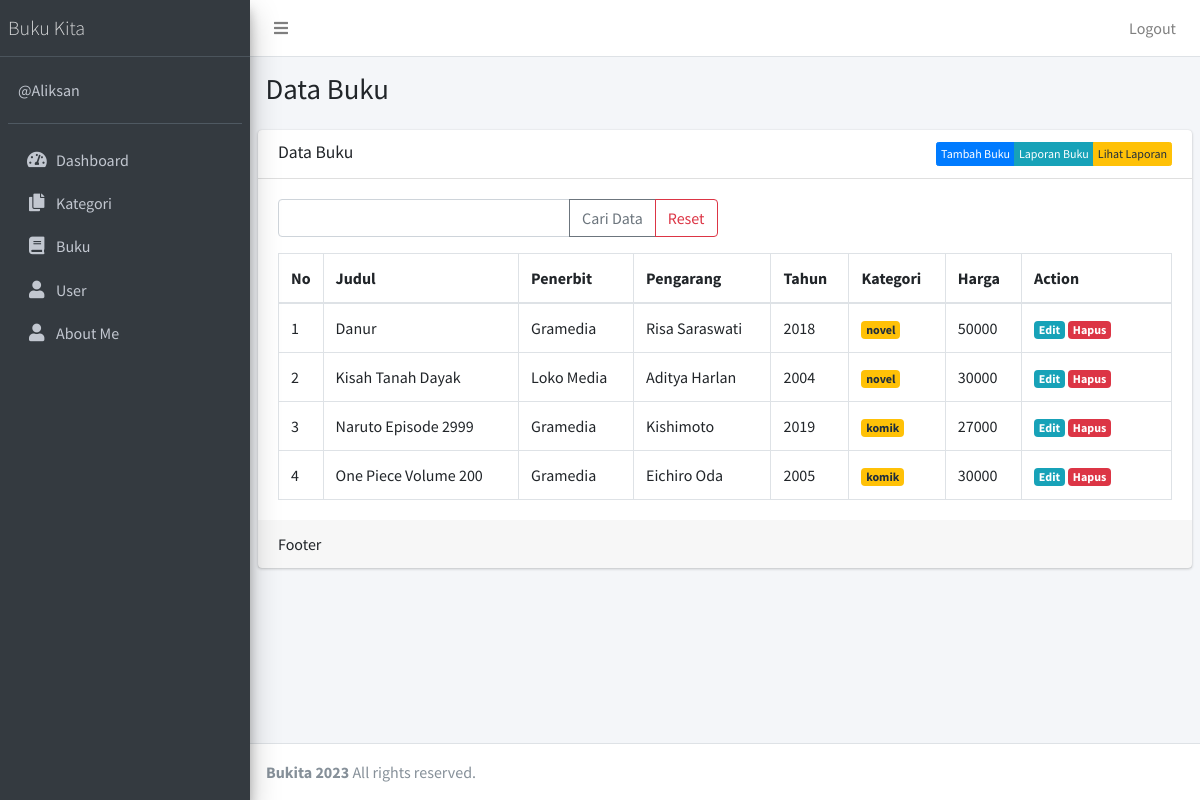
Screenshot of /public/buku (signed in) with the database file from the repository.
### tables this page shows
CREATE TABLE `buku` (
  `id` int(11) NOT NULL,
  `judul` varchar(100) NOT NULL,
  `penerbit` varchar(50) DEFAULT NULL,
  `pengarang` varchar(50) DEFAULT NULL,
  `tahun` varchar(4) DEFAULT NULL,
  `kategori_id` int(11) DEFAULT NULL,
  `harga` int(11) DEFAULT NULL
);

CREATE TABLE `kategori` (
  `id` int(11) NOT NULL,
  `nama_kategori` varchar(50) NOT NULL
);

### app/core/Controller.php (called while the page is built, shortened)
<?php
class Controller{
            public function view($view, $data = []) {
            require_once '../app/views/' . $view . '.php';
         }
            public function model($model) {
                return new $model;
            }
}

### app/controllers/Buku.php (called while the page is built, shortened)
<?php
    class Buku extends Controller {
        public function index()
        {
        $data['title'] = 'Data Buku';
        $data['buku'] = $this->model('BukuModel')->getAllBuku();
        $this->view('templates/header', $data);
        $this->view('templates/sidebar', $data);
        $this->view('buku/index', $data);
        $this->view('templates/footer');
        }
    }
?>

### app/core/App.php (called while the page is built, shortened)
<?php
class App{
    protected $method = 'index';
    protected $params = [];
    public function __construct(){
            $this->controller = new $this->controller;
                    call_user_func_array([$this->controller, $this->method], $this->params);
                    }
    }

### public/index.php (called while the page is built, shortened)
<?php
$app = new App;

### app/core/Database.php (called while the page is built, shortened)
<?php
    class Database{
        private $host = DB_HOST;
        private $user = DB_USER;
        private $pass = DB_PASS;
        private $dbnm = DB_NAME;
        private $dbh;
        private $stmt;
        public function __construct()
        {
            $dsn = 'mysql:host='. $this->host .';dbname='. $this->dbnm;
            $option = [
            PDO::ATTR_PERSISTENT => true,
            PDO::ATTR_ERRMODE => PDO::ERRMODE_EXCEPTION
            ];
            try{
                $this->dbh = new PDO($dsn,$this->user,$this->pass, $option);
            }catch(PDOException $e){
                die($e->getMessage());
                }
        }
            public function query($query)
            {
            $this->stmt = $this->dbh->prepare($query);
            }
                public function execute()
                {
                    $this->stmt->execute();
                }
                public function resultSet()
                {
                    $this->execute();
                    return $this->stmt->fetchAll(PDO::FETCH_ASSOC);
                }
    }
?>

### app/models/BukuModel.php (called while the page is built, shortened)
<?php
    class BukuModel {
        private $table = 'buku';
        private $db;
        public function __construct()
        {
        $this->db = new Database;
        }
        public function getAllBuku()
        {
        $this->db->query("SELECT buku.*, kategori.nama_kategori FROM " . $this->table . " LEFT JOIN kategori ON kategori.id = buku.kategori_id");
        return $this->db->resultSet();
        }
    }
?>

### app/views/buku/index.php (the view, shortened to what this page needs)
<div class="content-wrapper">
   <section class="content-header">
       <div class="container-fluid">
           <div class="row mb-2">
               <div class="col-sm-6">
                   <h1><?= $data['title']; ?></h1>
               </div>
           </div>
       </div>
   </section>
   <section class="content">
       <div class="card">
           <div class="card-header">
               <h3 class="card-title"><?= $data['title'] ?></h3>
               <div class="btn-group float-right">
                   <a href="<?= base_url; ?>/buku/tambah" class="btn float-right btn-xs btn btn-primary">Tambah Buku</a>
                   <a href="<?= base_url; ?>/buku/laporan" class="btn float-right btn-xs btn btn-info">Laporan Buku</a>
                   <a href="<?= base_url; ?>/buku/lihatlaporan" class="btn float-right btn-xs btn btn-warning">Lihat Laporan</a>
               </div>
           </div>
           <div class="card-body">
               <form action="<?= base_url; ?>/buku/cari" method="post">
                   <div class="row mb-3">
                       <div class="col-lg-6">
                           <div class="input-group">
                               <input type="text" class="form-control" placeholder="" name="key" >
                               <div class="input-group-append">
                                   <button class="btn btn-outline-secondary" type="submit">Cari Data</button>
                                   <a class="btn btn-outline-danger" href="<?= base_url; ?>/buku" >Reset</a>
                               </div>
                           </div>
                       </div>
                   </div>
               </form>
               <table class="table table-bordered">
                   <thead>
                       <tr>
                           <th style="width: 10px">No</th>
                           <th>Judul</th>
                           <th>Penerbit</th>
                           <th>Pengarang</th>
                           <th>Tahun</th>
                           <th>Kategori</th>
                           <th>Harga</th>
                           <th style="width: 150px">Action</th>
                       </tr>
                   </thead>
                   <tbody>
                       <?php $no=1; ?>
                       <?php foreach ($data['buku'] as $row) :?>
                       <tr>
                           <td><?= $no; ?></td>
                           <td><?= $row['judul'];?></td>
                           <td><?= $row['penerbit'];?></td>
                           <td><?= $row['pengarang'];?></td>
                           <td><?= $row['tahun'];?></td>
                           <td><div class="badge badge-warning"><?=
                           $row['nama_kategori'];?></div></td>
                           <td><?= $row['harga'];?></td>
                           <td>
                               <a href="<?= base_url; ?>/buku/edit/<?= $row['id'] ?>" class="badge badge-info">Edit</a> <a href="<?= base_url; ?>/buku/hapus/<?= $row['id'] ?>" class="badge badge-danger" onclick="return confirm('Hapus data?');">Hapus</a>
                           </td>
                       </tr>
                       <?php $no++; endforeach; ?>
                   </tbody>
               </table>
           </div>
           <div class="card-footer">
           Footer
           </div>
       </div>
   </section>
</div>

### app/views/templates/header.php (shortened to what this page needs)
<!DOCTYPE html>
<html>
  <head>
    <link rel="stylesheet" href="<?= base_url; ?>/plugins/fontawesome-free/css/all.min.css" />
    <link rel="stylesheet" href="https://code.ionicframework.com/ionicons/2.0.1/css/ionicons.min.css" />
    <link rel="stylesheet" href="<?= base_url; ?>/dist/css/adminlte.min.css" />
  </head>
  <body class="hold-transition sidebar-mini">
    <div class="wrapper">
      <nav class="main-header navbar navbar-expand navbar-white navbar-light">
        <ul class="navbar-nav">
          <li class="nav-item">
            <a class="nav-link" data-widget="pushmenu" href="#"><i class="fas fa-bars"></i></a>
          </li>
        </ul>
        <ul class="navbar-nav ml-auto">
          <li class="nav-item d-none d-sm-inline-block">
            <a href="<?= base_url; ?>/logout" class="nav-link">Logout</a>
          </li>
        </ul>
      </nav>

### app/views/templates/sidebar.php
<aside class="main-sidebar sidebar-dark-primary elevation-4">
        <a href="#" class="brand-link">
          <span class="brand-text font-weight-light">Buku Kita</span>
        </a>
        <div class="sidebar">
          <div class="user-panel mt-3 pb-3 mb-3 d-flex">
            <div class="info">
              <a href="#" class="d-block">@Aliksan</a>
            </div>
          </div>
          <nav class="mt-2">
            <ul class="nav nav-pills nav-sidebar flex-column" data-widget="treeview" role="menu" data-accordion="false">
              <li class="nav-item">
                <a href="<?= base_url;?>/Home" class="nav-link">
                  <i class="nav-icon fas fa-tachometer-alt"></i>
                  <p>Dashboard</p>
                </a>
              </li>
              <li class="nav-item">
                <a href="<?= base_url;?>/kategori" class="nav-link">
                  <i class="nav-icon fas fa-copy"></i>
                  <p>Kategori</p>
                </a>
              </li>
              <li class="nav-item">
                <a href="<?= base_url;?>/buku" class="nav-link">
                  <i class="nav-icon fas fa-book"></i>
                  <p>Buku</p>
                </a>
              </li>
              <li class="nav-item">
                <a href="<?= base_url;?>/user" class="nav-link">
                  <i class="nav-icon fas fa-user"></i>
                  <p>User</p>
                </a>
              </li>
              <li class="nav-item">
                <a href="<?= base_url;?>/about" class="nav-link">
                  <i class="nav-icon fas fa-user"></i>
                  <p>About Me</p>
                </a>
              </li>
            </ul>
          </nav>
        </div>
</aside>

### app/views/templates/footer.php (shortened to what this page needs)
<footer class="main-footer"><b>Bukita 2023</b> All rights reserved.</footer>
    </div>
  </body>
</html>

### rows the page displays
buku: judul "Danur", penerbit "Gramedia", pengarang "Risa Saraswati", tahun "2018", kategori.nama_kategori "novel", harga "50000"
buku: judul "Kisah Tanah Dayak", penerbit "Loko Media", pengarang "Aditya Harlan", tahun "2004", kategori.nama_kategori "novel", harga "30000"
buku: judul "Naruto Episode 2999", penerbit "Gramedia", pengarang "Kishimoto", tahun "2019", kategori.nama_kategori "komik", harga "27000"
buku: judul "One Piece Volume 200", penerbit "Gramedia", pengarang "Eichiro Oda", tahun "2005", kategori.nama_kategori "komik", harga "30000"

### other values shown
$data['title'] "Data Buku"
